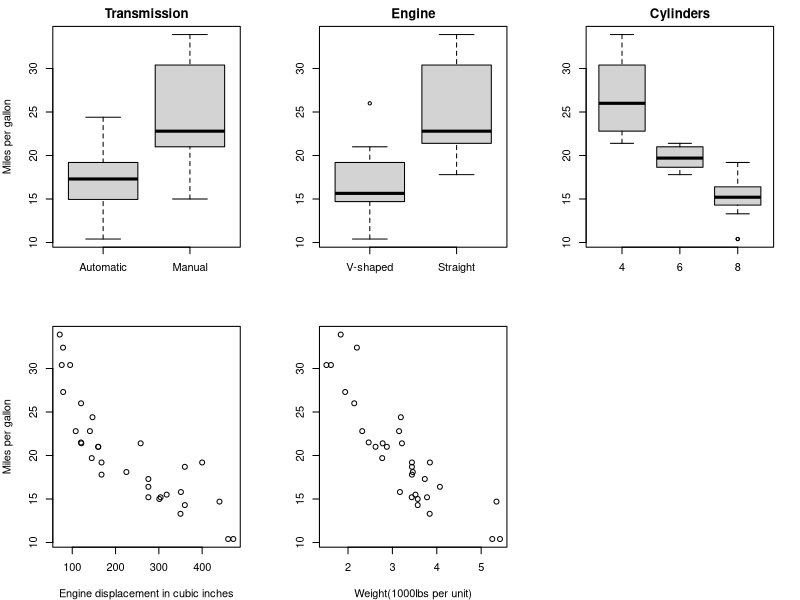
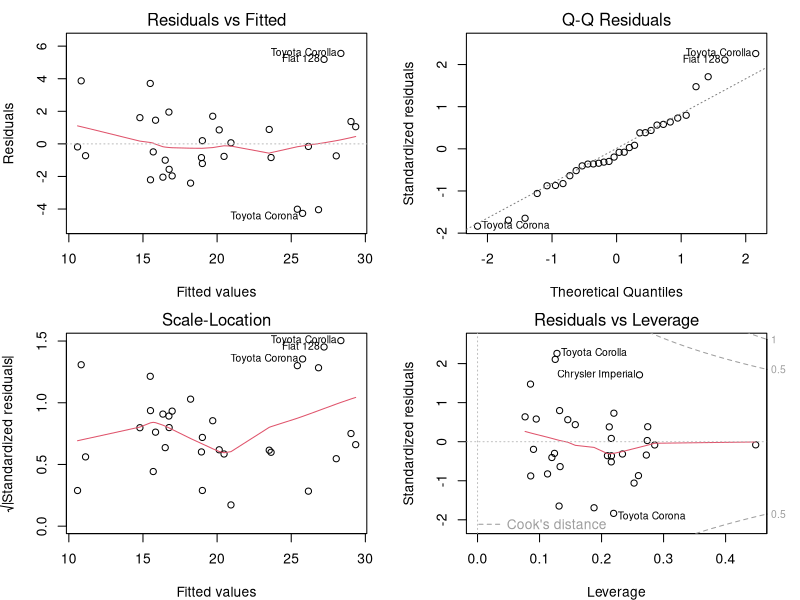

Reproduce these figures in R, in order.
## ---- chunk 1
knitr::opts_chunk$set(echo = FALSE,
                      message = FALSE,
                      warning = FALSE)
## ---- chunk 2
library(datasets)
library(tidyverse)
## ---- chunk 3
dim(mtcars)
head(mtcars)
sum(is.na(mtcars))
## ---- chunk 4
mtcars <- mtcars %>% 
    mutate(
        cyl = factor(cyl),
        vs = factor(vs, levels =c(0,1), labels = c("V-shaped","Straight")),
        am = factor(am, levels = c(0,1), labels = c("Automatic","Manual")),
        gear = ordered(gear),
        carb = ordered(carb)
    )
summary(mtcars)
## ---- chunk 5
fit1 <- lm(mpg ~ am, data = mtcars)
summary(fit1)
fit5 <- lm(mpg ~ am + vs + cyl + disp + wt, data = mtcars)
summary(fit5)
anova(fit1, fit5)
## ---- chunk 6
car::vif(fit5)
fit4 <- lm(mpg ~ am + vs + cyl + wt, data = mtcars)
summary(fit4)
anova(fit4, fit5)
car::vif(fit4)
## ---- chunk 7
par(mfrow = c(2,3), mar = c(4,4,2,2))
boxplot(mpg ~ am, data = mtcars, main = "Transmission",ylab = "Miles per gallon", xlab = "")
boxplot(mpg ~ vs, data = mtcars, main = "Engine",ylab = "", xlab = "")
boxplot(mpg ~ cyl, data = mtcars, main = "Cylinders",ylab = "", xlab = "")
plot(mpg ~ disp, data = mtcars, ylab = "Miles per gallon", xlab = "Engine displacement in cubic inches")
plot(mpg ~ wt, data = mtcars, ylab = "", xlab = "Weight(1000lbs per unit)")
## ---- chunk 8
broom::tidy(fit4, conf.int = T) %>% 
    knitr::kable(caption = "Multivariate regression to predict the mileage from transmission of automobile", digits = c(3,3,3,3,3,3))
## ---- chunk 9
par(mfrow = c(2,2))
plot(fit4)
## ---- chunk 10
dfbetas(fit4)[c("Toyota Corolla", "Toyota Corona"),] 
## ---- chunk 11
hatvalues(fit4)[c("Toyota Corolla", "Toyota Corona")]
## ---- chunk 12
cooks.distance(fit4)[c("Toyota Corolla","Toyota Corona")]
